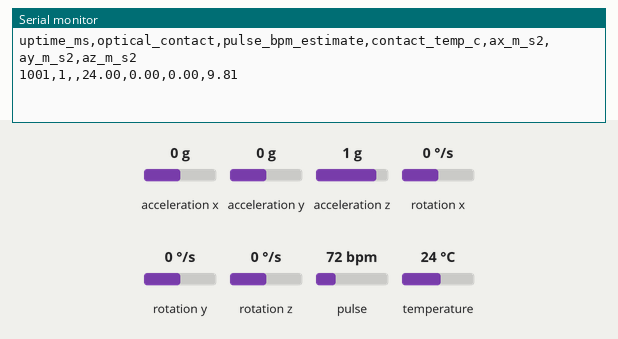
Recording of a sketch running on a simulated ESP32. Parts: the last lines printed to the serial monitor. The test bench sets the inputs (shaded band); at power-on: acceleration x 0 g, acceleration y 0 g, acceleration z 1 g, pulse 72 bpm, temperature 24 °C, rotation x 0 °/s, rotation y 0 °/s, rotation z 0 °/s.

Above: at 1.2 s.
1.3 s: acceleration x set to -1.4 g
At 2.6 s:
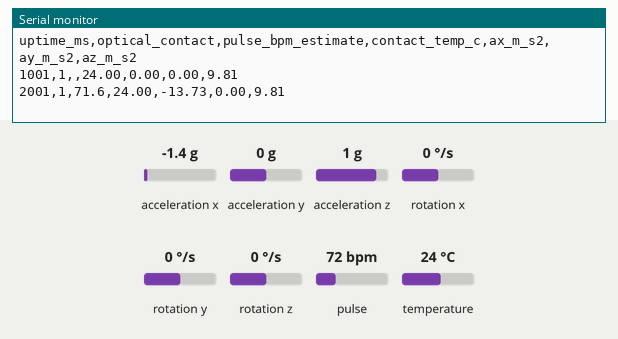
2.8 s: acceleration y set to -1.4 g
At 3.9 s:
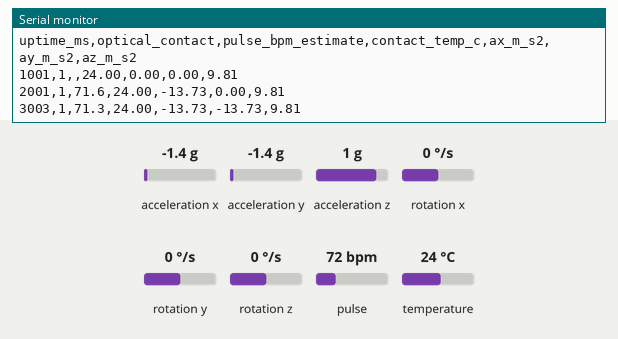
4.3 s: acceleration z set to -1.4 g
At 5.5 s:
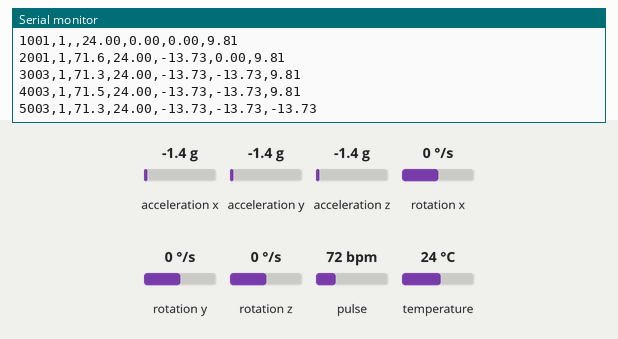
5.8 s: pulse set to 42 bpm
At 6.9 s:
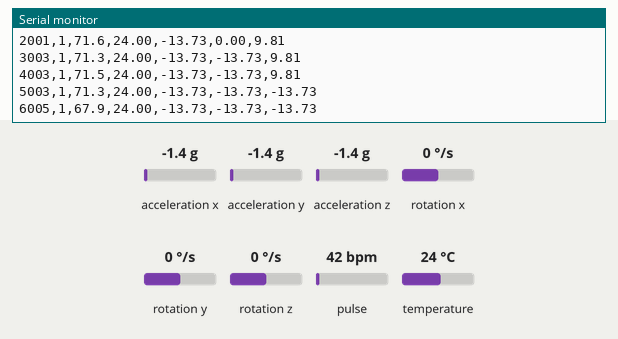
7.3 s: temperature set to 12 °C
At 8.9 s:
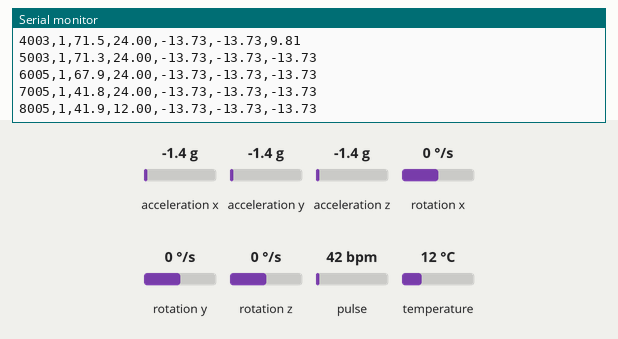
Timing chart, 0 to 9.8 s (numbered marks = the images above; inputs shaded):
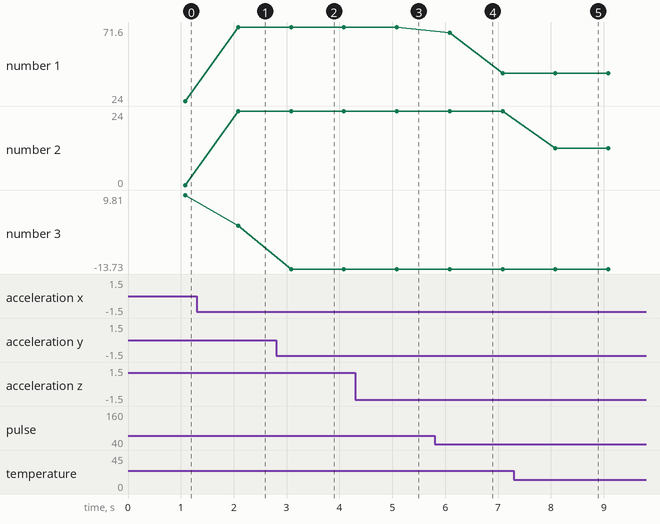

The sketch:

BlackBelt.ino
```cpp
#include <Wire.h>
#include <MAX30105.h>
#include <heartRate.h>
#include <Adafruit_TMP117.h>
#include <Adafruit_MPU6050.h>
#include <Adafruit_Sensor.h>

constexpr int SDA_PIN = 21;
constexpr int SCL_PIN = 22;
constexpr uint32_t REPORT_INTERVAL_MS = 1000;
constexpr uint32_t BEAT_TIMEOUT_MS = 3000;

// Starting value for bench testing. Tune it for your sensor and enclosure.
constexpr uint32_t CONTACT_IR_THRESHOLD = 50000;

MAX30105 optical;
Adafruit_TMP117 thermometer;
Adafruit_MPU6050 motion;

bool opticalReady = false;
bool thermometerReady = false;
bool motionReady = false;
bool opticalContact = false;

uint32_t lastBeatMs = 0;
uint32_t lastReportMs = 0;
float pulseBpm = NAN;

void setup() {
  Serial.begin(115200);
  Wire.begin(SDA_PIN, SCL_PIN);

  opticalReady = optical.begin(Wire);
  if (opticalReady) {
    // LED power, sample averaging, red + IR, sample rate, pulse width, ADC range.
    optical.setup(0x1F, 1, 2, 100, 411, 4096);
  }

  thermometerReady = thermometer.begin(0x48, &Wire);
  motionReady = motion.begin(0x68, &Wire);

  if (!opticalReady) Serial.println("# MAX30102 missing at 0x57");
  if (!thermometerReady) Serial.println("# TMP117 missing at 0x48");
  if (!motionReady) Serial.println("# MPU6050 missing at 0x68");

  Serial.println(
    "uptime_ms,optical_contact,pulse_bpm_estimate,"
    "contact_temp_c,ax_m_s2,ay_m_s2,az_m_s2"
  );
}

void updatePulse() {
  if (!opticalReady) return;

  optical.check();
  while (optical.available()) {
    const uint32_t ir = optical.getFIFOIR();
    optical.nextSample();

    // Feed every sample to the beat detector so its filter stays current.
    const bool beatDetected = checkForBeat(ir);
    opticalContact = ir >= CONTACT_IR_THRESHOLD;

    if (!opticalContact) {
      lastBeatMs = 0;
      pulseBpm = NAN;
      continue;
    }

    if (!beatDetected) continue;

    const uint32_t now = millis();

    if (lastBeatMs != 0) {
      const uint32_t intervalMs = now - lastBeatMs;

      // Ignore close peaks without resetting the previous beat timestamp.
      if (intervalMs < 300) continue;

      pulseBpm = intervalMs <= 2000 ? 60000.0f / intervalMs : NAN;
    }

    lastBeatMs = now;
  }

  if (lastBeatMs != 0 && millis() - lastBeatMs > BEAT_TIMEOUT_MS) {
    lastBeatMs = 0;
    pulseBpm = NAN;
  }
}

void printValue(float value, int decimals) {
  if (isfinite(value)) Serial.print(value, decimals);
}

void reportReadings(uint32_t now) {
  float contactTempC = NAN;
  float ax = NAN;
  float ay = NAN;
  float az = NAN;

  if (thermometerReady) {
    sensors_event_t temperature;
    if (thermometer.getEvent(&temperature)) {
      contactTempC = temperature.temperature;
    }
  }

  if (motionReady) {
    sensors_event_t acceleration, gyro, temperature;
    if (motion.getEvent(&acceleration, &gyro, &temperature)) {
      ax = acceleration.acceleration.x;
      ay = acceleration.acceleration.y;
      az = acceleration.acceleration.z;
    }
  }

  Serial.print(now);
  Serial.print(',');
  if (opticalReady) Serial.print(opticalContact ? 1 : 0);
  Serial.print(',');
  printValue(pulseBpm, 1);
  Serial.print(',');
  printValue(contactTempC, 2);
  Serial.print(',');
  printValue(ax, 2);
  Serial.print(',');
  printValue(ay, 2);
  Serial.print(',');
  printValue(az, 2);
  Serial.println();
}

void loop() {
  updatePulse();

  const uint32_t now = millis();
  if (now - lastReportMs >= REPORT_INTERVAL_MS) {
    lastReportMs = now;
    reportReadings(now);
  }

  delay(2);
}
```

Measured:
- after the input at 1.3 s, the serial monitor: prints a new line after 0.78 s (image 1)
- after the input at 2.8 s, the serial monitor: prints a new line after 0.29 s (image 2)
- after the input at 4.3 s, the serial monitor: prints a new line after 0.79 s (image 3)
- after the input at 5.8 s, the serial monitor: prints a new line after 0.29 s (image 4)
- after the input at 7.3 s, the serial monitor: prints a new line after 0.79 s (image 5)
- plotted number 1: 71.3 → 41.8 after the input at 5.8 s
- plotted number 2: 24 → 12 after the input at 7.3 s
